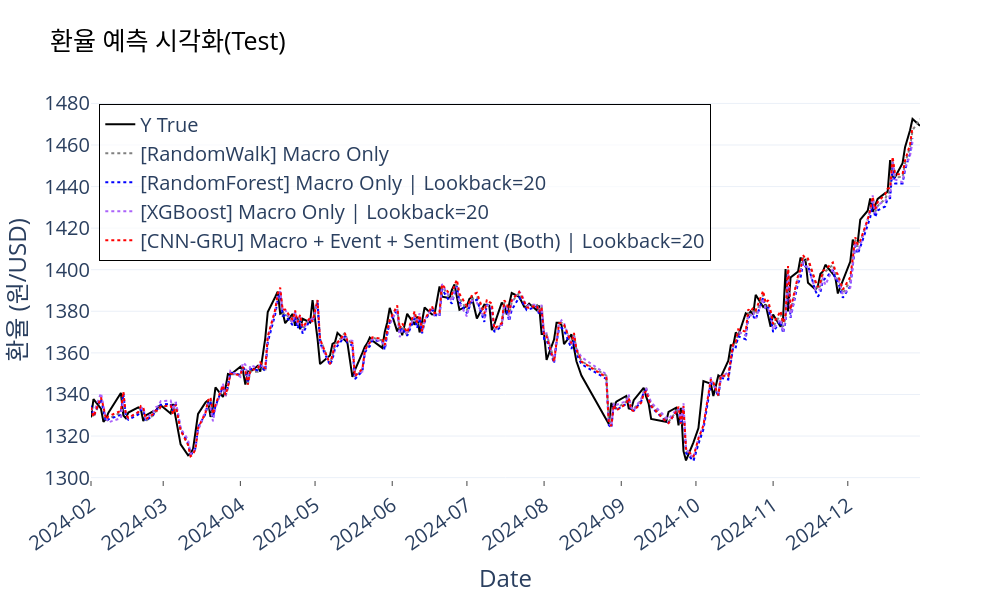

Write notebook code for a chart like this one.
### Markdown cell above
# Result (Prediction)

### Code cell
# Data Loading
file_location = os.path.join('.', 'Result', 'Prediction_KK.csv')
df = pd.read_csv(file_location)
# Filtering
df = df[df.Date>='2024-02-01'].reset_index().iloc[:,1:]
# Output
df_baseline1 = df.loc[(df.Lookback.isnull()) & (df['Feature Case'] == 'Macro Only') & (df.Model == 'RandomWalk')].reset_index().iloc[:,1:]
df_baseline2 = df.loc[(df.Lookback == 20) & (df['Feature Case'] == 'Macro Only') & (df.Model == 'RandomForest')].reset_index().iloc[:,1:]
df_baseline3 = df.loc[(df.Lookback == 20) & (df['Feature Case'] == 'Macro Only') & (df.Model == 'XGBoost')].reset_index().iloc[:,1:]
df_baseline4 = df.loc[(df.Lookback == 20) & (df['Feature Case'] == 'Macro Only') & (df.Model == 'GRU')].reset_index().iloc[:,1:]
df_baseline5 = df.loc[(df.Lookback == 20) & (df['Feature Case'] == 'Macro Only') & (df.Model == 'CNN-GRU')].reset_index().iloc[:,1:]
df_final = df.loc[(df.Lookback == 20) & (df['Feature Case'] == 'Macro + Event + Sentiment (Both)') & (df.Model == 'CNN-GRU')].reset_index().iloc[:,1:]
# Setting
df_line = pd.concat([df_baseline1[['Date', 'Y True', 'Y Pred']], 
                     df_baseline2['Y Pred'], 
                     df_baseline3['Y Pred'], 
                     # df_baseline4['Y Pred'], 
                     # df_baseline5['Y Pred'], 
                     df_final['Y Pred']], axis=1)
df_line.columns = ['Date', 'Y True', 'Y Pred(base1)', 'Y Pred(base2)', 'Y Pred(base3)', 'Y Pred(best)']
# df_line.columns = ['Date', 'Y True', 'Y Pred(base1)', 'Y Pred(base2)', 'Y Pred(base3)', 'Y Pred(base4)', 'Y Pred(base5)', 'Y Pred(best)']
df_line.Date = pd.to_datetime(df_line.Date)
df_line.set_index('Date', inplace=True)

# Visualization
my_names = {
    'Y True': 'Y True',
    'Y Pred(base1)': '[RandomWalk] Macro Only',
    'Y Pred(base2)': '[RandomForest] Macro Only | Lookback=20',
    'Y Pred(base3)': '[XGBoost] Macro Only | Lookback=20',
    # 'Y Pred(base4)': '[GRU] Macro Only | Lookback=20',
    # 'Y Pred(base5)': '[CNN-GRU] Macro Only | Lookback=20',
    'Y Pred(best)': '[CNN-GRU] Macro + Event + Sentiment (Both) | Lookback=20'
}
# my_colors = {
#     'Y True': 'black',       # 실제값은 검정
#     'Y Pred(base1)': 'gray', # 베이스 모델은 회색
#     'Y Pred(base2)': 'blue', 
#     'Y Pred(best)': 'red'    # 베스트 모델은 빨강 강조
# }
my_styles = {
    'Y True': 'solid',
    'Y Pred(base1)': 'dot',  # 점선
    'Y Pred(base2)': 'dot',
    'Y Pred(base3)': 'dot',
    # 'Y Pred(base4)': 'dot',
    # 'Y Pred(base5)': 'dot',
    'Y Pred(best)': 'dot'
}
plot_line(
    df_line, title='환율 예측 시각화(Test)', y_title='환율 (원/USD)', 
    legend_pos='top_left',
    name_map=my_names, 
    color_map=my_colors, 
    style_map=my_styles,
    save_local=False
)

### Figure 1 — Plotly figure (JSON) as saved in the notebook; plotly's stock layout.template omitted (floating-point values rounded to 4 significant figures; data arrays with more than 128 entries replaced by an {"elided": "..."} marker saying what was removed)
{"data": [{"line": {"color": "black", "dash": "solid"}, "mode": "lines", "name": "Y True", "type": "scatter", "x": {"elided": "210 str values"}, "y": {"elided": "210 float values"}}, {"line": {"color": "gray", "dash": "dot"}, "mode": "lines", "name": "[RandomWalk] Macro Only", "type": "scatter", "x": {"elided": "210 str values"}, "y": {"elided": "210 float values"}}, {"line": {"color": "blue", "dash": "dot"}, "mode": "lines", "name": "[RandomForest] Macro Only | Lookback=20", "type": "scatter", "x": {"elided": "210 str values"}, "y": {"elided": "210 float values"}}, {"line": {"dash": "dot"}, "mode": "lines", "name": "[XGBoost] Macro Only | Lookback=20", "type": "scatter", "x": {"elided": "210 str values"}, "y": {"elided": "210 float values"}}, {"line": {"color": "red", "dash": "dot"}, "mode": "lines", "name": "[CNN-GRU] Macro + Event + Sentiment (Both) | Lookback=20", "type": "scatter", "x": {"elided": "210 str values"}, "y": {"elided": "210 float values"}}], "layout": {"font": {"size": 20}, "height": 600, "legend": {"bgcolor": "rgba(255, 255, 255, 0.7)", "bordercolor": "Black", "borderwidth": 1, "font": {"size": 20}, "x": 0.01, "xanchor": "left", "y": 0.99, "yanchor": "top"}, "title": {"font": {"color": "black", "size": 25}, "text": "환율 예측 시각화(Test)"}, "width": 1000, "xaxis": {"dtick": "M1", "showgrid": false, "tickangle": -35, "tickfont": {"size": 20}, "tickformat": "%Y-%m", "ticks": "outside", "title": {"text": "Date"}}, "yaxis": {"showgrid": true, "title": {"text": "환율 (원/USD)"}}}}
